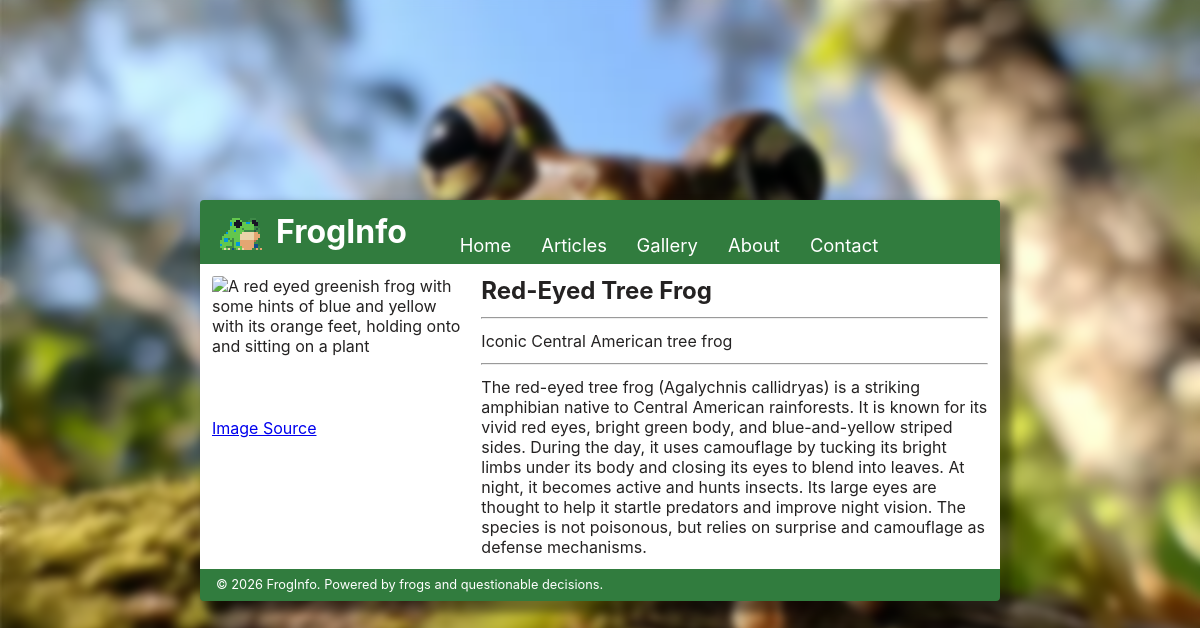
The page /app/views/content/DIRECTORY/content/article?exec_action=view&id=2 on the database its author committed.
### tables this page shows
CREATE TABLE frog_articles (
    id INTEGER PRIMARY KEY AUTOINCREMENT,
    title TEXT NOT NULL,
    content TEXT NOT NULL,
    description TEXT NOT NULL,
    viewed_count INTEGER DEFAULT 0,
    image_description TEXT NULL,
    image_source TEXT NULL,
    image TEXT NULL
);

### lib/web-runtime/src/core/router.php (called while the page is built, shortened)
<?php
final class RouteDisplay {
    public function handle(Response $response): void {
        $data = $response->data;
        require $response->response_path;
        exit;
    }
}
?>

### lib/web-runtime/WebRuntime.php (called while the page is built, shortened)
<?php
require_once __DIR__."/src/core/context.php";
require_once __DIR__."/src/core/router.php";
final class WebRuntime {
    public function execute(): void {
        $registry = new RouteRegistry($this->views_dir, $this->base_url, $this->baseuri);
        $route_display = new RouteDisplay();
        $actions = new Actions($this->actions);
        $registry->scan();
        $request = new Request();
        $response_path = $registry->route($request);
        $response = $actions->execute($request, $response_path);
        $route_display->handle($response);
    }
}
?>

### index.php (called while the page is built, shortened)
<?php
require_once __DIR__."/lib/web-runtime/WebRuntime.php";
require_once __DIR__."/app/src/actions.php";
$webruntime = new WebRuntime("ita25siska.ita.voco.ee", __DIR__."/app/views", DIRECTORY, debug_mode: true, actions: [
    new Action("search", ActionType::GET, fn(Request $request) => UnifiedActions::handle_search($request)),
    new Action("view", ActionType::GET, fn(Request $request) => UnifiedActions::view_article($request)),
]);
$webruntime->execute();
?>

### app/src/datastore.php (called while the page is built, shortened)
<?php
final class DataStore {
    private PDO $pdo;
    public function __construct(){
        try {
            $this->pdo = new \PDO("sqlite:".self::DATABASE_LOCATION);
            $this->pdo->exec(file_get_contents(self::DATABASE_SCHEMA));
            $this->pdo->setAttribute(PDO::ATTR_TIMEOUT, 30);
        } catch(\PDOException $e) {
            echo $e->getMessage();
            die(1);
        }
    }
    public function get_frog_by_id(int $id): array|bool {
        $stmt = $this->pdo->prepare("SELECT * FROM frog_articles WHERE id = ?");
        $stmt->execute([(int) $id]);
        return $stmt->fetch(PDO::FETCH_ASSOC);
    }
}
?>

### app/src/actions.php (called while the page is built, shortened)
<?php
require_once "./app/src/datastore.php";
final class UnifiedActions {
    public static function view_article(Request $request): Response {
        $datastore = new DataStore();
        $result = $datastore->get_frog_by_id((int) $request->get["id"]);
        return new Response(200, "./app/views/content/article.php", ["found_result" => true, "result" => $result]);
    }
}
?>

### lib/web-runtime/src/core/action_handler.php (called while the page is built, shortened)
<?php
final class Actions {
    public function execute(Request $request, ?string $response_path): Response {
        if ($request->method === "POST") {$data = $request->post;}
        else {$data = $request->get;}
        foreach($this->actions as $action) {
            if ($action->name === $data["exec_action"] and $action->type->value === $request->method) {
                $func = $action->func;
                $action_result = $func($request);
                return new Response($action_result->http_response_code, $action_result->response_path ?? $response_path, $action_result->data);
            }
        }
        return new Response(302, DIRECTORY."/error", ["msg" => "Error 404, requested action not found"]);
    }
}
?>

### lib/web-runtime/src/core/context.php (called while the page is built, shortened)
<?php
final readonly class Request {
    public function __construct() {
        $this->get = $_GET;
    }
}
?>

### app/views/content/article.php (the view, shortened to what this page needs)
<?php
$content = "article";
$data = $data ?? [];
include __DIR__."/../../static/templates/page_start.php";
?>
<?php if(($data["found_result"] ?? false)): ?>
    <section class="article_content">
        <div class="card">
            <img src='<?= $data["result"]["image"] ?? (DIRECTORY."/app/static/assets/broken_image.png") ?>' alt='<?= $data["result"]["image_description"] ?? "Failed to load image description" ?>' class='card_image'>
            <a href="<?= ($data["result"]["image_source"] ?? $data["result"]["image"]) ?? "/error" ?>" target="_blank">Image Source</a>
        </div>
        <div>
            <h2><?= $data["result"]["title"] ?? "Failed to load title" ?></h2>
            <hr class="separator">
            <p><?= $data["result"]["description"] ?? "Failed to load description" ?></p>
            <hr class="separator">
            <p><?= $data["result"]["content"] ?? "Failed to load content" ?></p>
        </div>
    </section>
<?php else:?>
    <p>Whoops, there's nothing here</p>
    <img src="<?= DIRECTORY ?>/app/static/assets/error_duck.webp" alt="A yellow duckling" width="128" height="128">
<?php endif; ?>
<?php
include __DIR__."/../../static/templates/page_end.php";
?>

### app/static/templates/page_start.php (shortened to what this page needs)
<!doctype html>
<html lang="en">
  <head>
    <link rel="stylesheet" href="<?= DIRECTORY ?>/app/static/stylesheet.css" />
  </head>
  <body>
    <div class="blur_body">
      <div class="content_body">
        <header class="navbar">
          <div class="header_combo">
            <div class="navbar_sprite_clip">
              <div class="navbar_sprite"></div>
            </div>
            <h1>FrogInfo</h1>
          </div>
          <nav>
            <div>
              <a href="<?= DIRECTORY ?>/" class="link_button">Home</a>
              <a href="<?= DIRECTORY ?>/content/articles" class="link_button">Articles</a>
            </div>
            <div>
              <a href="<?= DIRECTORY ?>/content/gallery" class="link_button">Gallery</a>
              <a href="<?= DIRECTORY ?>/about" class="link_button">About</a>
              <a href="<?= DIRECTORY ?>/contact" class="link_button">Contact</a>
            </div>
          </nav>
        </header>
        <?= "<main class='".($content ?? "")."'>" ?>

### app/static/templates/page_end.php
        </main>
        <footer class="footer">
          <p>© 2026 FrogInfo. Powered by frogs and questionable decisions.</p>
        </footer>
      </div>
    </div>
  </body>
</html>

### app/static/stylesheet.css (style rules this page uses)
.home, .articles, .error, .gallery, .article, .about, .contact { padding: 0.75rem; }
.article .article_content { display: grid; gap: 1rem; grid-template-columns: 0.5fr 1fr; grid-template-rows: 1fr; }
.article .article_content .card { box-shadow: none; }

### app/static/common.css (style rules this page uses)
:root { --text-color: rgb(36, 34, 34); --primary-color: rgb(49, 124, 62); --secondary-color: rgb(128, 128, 128); --button-hover-color: rgba(255, 255, 255, 0.2); }
html, body { min-height: 100%; color: var(--text-color); font-family: "Inter", sans-serif; min-height: 100vh; font-size: 16px; }
* { margin: 0; padding: 0; box-sizing: border-box; }
h2 { margin-bottom: 0.2rem; }
body { background-image: url("./assets/frog_background.webp"); background-attachment: fixed; background-position: center; background-repeat: no-repeat; background-size: cover; }
.blur_body { min-height: 100dvh; display: flex; align-items: center; justify-content: center; backdrop-filter: blur(0.25rem); padding: 1rem 1rem 1rem 1rem; }
.content_body { display: grid; grid-template-columns: 1fr; grid-template-rows: 4rem 1fr 2rem; width: 100%; max-width: 800px; box-shadow: 0.5rem 0.5rem 0.5rem 0.25rem rgba(0, 0, 0, 0.418); background-color: rgb(255, 255, 255); border-radius: 0.5rem; }
.navbar { display: flex; color: white; align-items: end; padding: 0.25rem 1rem 0.5rem 1rem; background-color: var(--primary-color); border-radius: 0.25rem 0.25rem 0rem 0rem; }
.navbar h1 { align-self: center; margin-right: 2.5rem; }
.navbar .header_combo { display: flex; }
.navbar nav { display: flex; align-items: end; gap: 0.25rem; }
.navbar .link_button { color: white; text-decoration: none; font-size: 1.15rem; border-radius: 0.15rem; padding: 0.3rem 0.8rem 0.3rem 0.8rem; outline: 0.25rem solid transparent; transition: background-color 0.15s, transform 0.1s, outline 0.15s; }
.navbar_sprite_clip { display: flex; justify-content: center; width: 60px; height: 48px; overflow: hidden; }
.navbar_sprite { width: 48px; height: 48px; background-image: url("./assets/toxic_frog_spritesheet.png"); background-repeat: no-repeat; image-rendering: pixelated; animation: NavbarSprite 1.25s steps(7) infinite; transform: scale(2); }
.footer { display: flex; align-items: center; font-size: 0.8rem; color: white; padding: 0.25rem 1rem 0.25rem 1rem; background-color: var(--primary-color); border-radius: 0rem 0rem 0.25rem 0.25rem; }

### app/static/reusables.css (style rules this page uses)
.separator { margin: 0.75rem 0rem 0.75rem 0rem; color: var(--secondary-color); }
.card { display: flex; flex-direction: column; height: 100%; overflow: hidden; border-radius: 0.15rem; outline: 0.1rem solid transparent; transition: transform 0.15s, outline 0.15s; box-shadow: 0 0.25rem 0.75rem rgba(0, 0, 0, 0.15); }
.card .card_image { aspect-ratio: 16 / 9; width: 100%; display: block; object-fit: cover; }

### rows shown on the page
frog_articles: title "Red-Eyed Tree Frog", description "Iconic Central American tree frog", content "The red-eyed tree frog (Agalychnis callidryas) is a striking amphibian native to Central American rainforests. It is known for its vivid red eyes, bright green body, and blue-and-yellow striped sides. During the day, it uses camouflage by tucking its bright limbs under its body and closing its eyes to blend into leaves. At night, it becomes active and hunts insects. Its large eyes are thought to help it startle predators and improve night vision. The species is not poisonous, but relies on surprise and camouflage as defense mechanisms."
